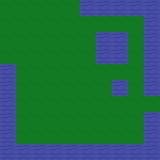

The image is a tile-based game level rendered from a .tmx file. Its description and complete source (layers, tilesets, objects, tile grids) follow:
An orthogonal 10x10 tile map with 16x16 px tiles, 3 tile layers (ground, water, collision) and 4 objects.

<map version="1.10" tiledversion="1.11.2" orientation="orthogonal" renderorder="left-up" width="10" height="10" tilewidth="16" tileheight="16" infinite="0" nextlayerid="7" nextobjectid="9">
 <editorsettings>
  <export target="sample1.json" format="json" />
 </editorsettings>
 <tileset firstgid="1" name="sample1" tilewidth="16" tileheight="16" tilecount="3" columns="0">
  <grid orientation="orthogonal" width="1" height="1" />
  <tile id="0">
   <image source="../grass.png" width="16" height="16" />
  </tile>
  <tile id="1">
   <image source="../water.png" width="16" height="16" />
  </tile>
  <tile id="2">
   <image source="../collision.png" width="16" height="16" />
  </tile>
 </tileset>
 <layer id="2" name="ground" width="10" height="10">
  <data encoding="csv">
1,1,1,1,1,1,1,1,1,1,
1,1,1,1,1,1,1,1,1,1,
1,1,1,1,1,1,1,1,1,1,
1,1,1,1,1,1,1,1,1,1,
1,1,1,1,1,1,1,1,1,1,
1,1,1,1,1,1,1,1,1,1,
1,1,1,1,1,1,1,1,1,1,
1,1,1,1,1,1,1,1,1,1,
1,1,1,1,1,1,1,1,1,1,
1,1,1,1,1,1,1,1,1,1
</data>
 </layer>
 <layer id="3" name="water" width="10" height="10">
  <data encoding="csv">
0,0,0,0,0,2,2,2,2,2,
0,0,0,0,0,0,0,0,0,2,
0,0,0,0,0,0,2,2,0,2,
0,0,0,0,0,0,2,2,0,2,
2,0,0,0,0,0,0,0,0,2,
2,0,0,0,0,0,0,2,0,2,
2,0,0,0,0,0,0,0,0,0,
2,0,0,0,0,0,0,0,0,2,
2,0,0,0,0,0,0,0,0,2,
2,2,2,2,2,2,2,2,2,2
</data>
 </layer>
 <layer id="4" name="collision" width="10" height="10" opacity="0.2">
  <data encoding="csv">
0,0,0,0,0,3,3,3,3,3,
0,0,0,0,0,0,0,0,0,3,
0,0,0,0,0,0,3,3,0,3,
0,0,0,0,0,0,3,3,0,3,
3,0,0,0,0,0,0,0,0,3,
3,0,0,0,0,0,0,3,0,3,
3,0,0,0,0,0,0,0,0,0,
3,0,0,0,0,0,0,0,0,3,
3,0,0,0,0,0,0,0,0,3,
3,3,3,3,3,3,3,3,3,3
</data>
 </layer>
 <objectgroup id="5" name="connections">
  <object id="2" x="146.5" y="97.75" width="11" height="12.5">
   <properties>
    <property name="entryX" type="int" value="0" />
    <property name="entryY" type="int" value="0" />
    <property name="targetMap" value="sample2" />
   </properties>
  </object>
 </objectgroup>
 <objectgroup id="6" name="npcs">
  <object id="6" x="34.8125" y="20.0625" width="8.8125" height="9.1875">
   <properties>
    <property name="dialog" value="Hello traveler" />
   </properties>
  </object>
  <object id="7" x="35.1761" y="131.608" width="8.8125" height="9.1875">
   <properties>
    <property name="dialog" value="Jean Michel is lo... F11 show/hide fullscreen" />
   </properties>
  </object>
  <object id="8" x="82.5398" y="131.699" width="8.8125" height="9.1875">
   <properties>
    <property name="dialog" value="Emmanuel Macron is a ptr*... NEXT LEVEL HOLE" />
   </properties>
  </object>
 </objectgroup>
</map>
